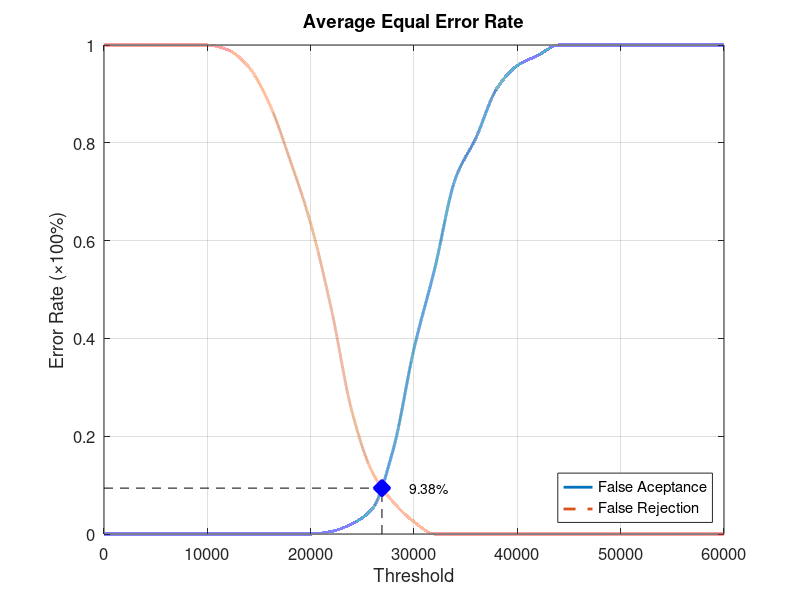
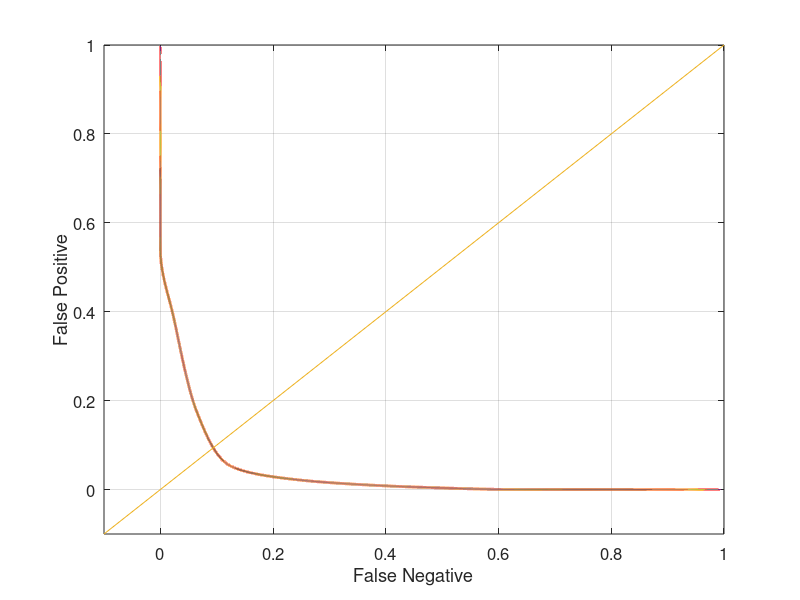

Write MATLAB code to recreate these figures, in order.
function yEER = Database3_2
close all;
clear;
clc;
x = 0:2000:60000;
xq = 0:0.5:60000;

y0 = [0 0 0 0 0 0 0 0 0 0 0 0.00526316 0.0210526 0.0526316 0.173684 0.378947 0.542105 0.726316 0.810526 0.910526 0.957895 0.978947 1 1 1 1 1 1 1 1 1];
yy0 = interp1(x, y0, xq, 'pchip');
y1 = [1 1 1 1 1 1 0.99 0.955 0.88 0.765 0.635 0.46 0.25 0.125 0.065 0.025 0 0 0 0 0 0 0 0 0 0 0 0 0 0 0];
yy1 = interp1(x, y1, xq, 'pchip');

% Calculating EER: 
y2 = abs(y0 - y1);
find(y2 == min(y2))
yy2 = abs(yy0 - yy1);
xEER = find(yy2 == min(yy2));
xEERIndex = xq(xEER) % X-axis EER
yEER = yy0(xEER) % Y-axis EER

main = figure
plot(xq, yy0,'-','LineWidth', 2);	hold on
plot(xq, yy1,'--','LineWidth', 2);	hold on
plot([xEERIndex xEERIndex], [0 yEER], 'k--');	hold on
plot([0 xEERIndex], [yEER yEER], 'k--');	hold on
plot(xEERIndex, yEER, 'bx', 'LineWidth', 10);	hold on
text(xEERIndex + 10 * xEERIndex / 100, yEER, [num2str(round((10000 * yEER)) / 100) '%'])
legend('False Aceptance', 'False Rejection', 'Location', 'SouthEast')
xlabel('Threshold')
ylabel('Error Rate (\times100%)')
title('Average Equal Error Rate')
set(gca, 'FontSize', 12)
axis([0 60000 0 1])
grid on

print(main, 'Database3_2Main', '-dpng');
FNRxFPR = figure('Color', [1 1 1]);
plot(yy1, yy0, '-', yy1, yy0, 'LineWidth', 2);
hold on
y = -0.1:0.1:1
plot(y, y); 
set(gca, 'FontSize', 12)
xlabel('False Negative')
ylabel('False Positive')
axis([-0.1 1 -0.1 1])
set(gca, 'FontSize', 12)
grid on

print(FNRxFPR, 'Database3_2FNRxFPR','-dpng');
end
